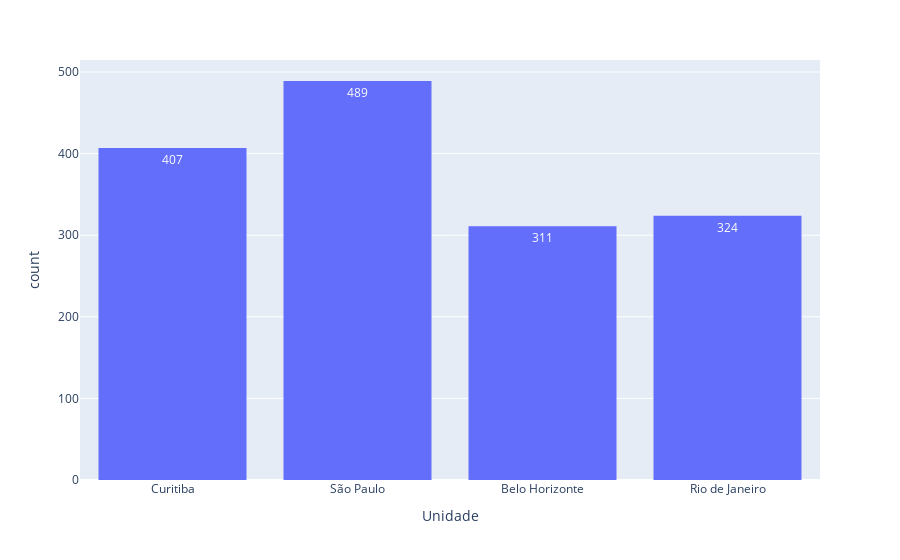
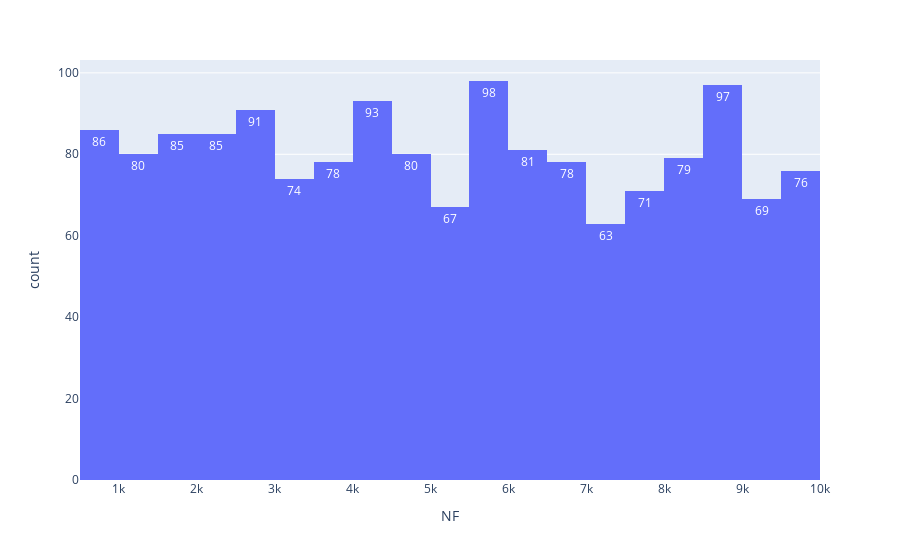
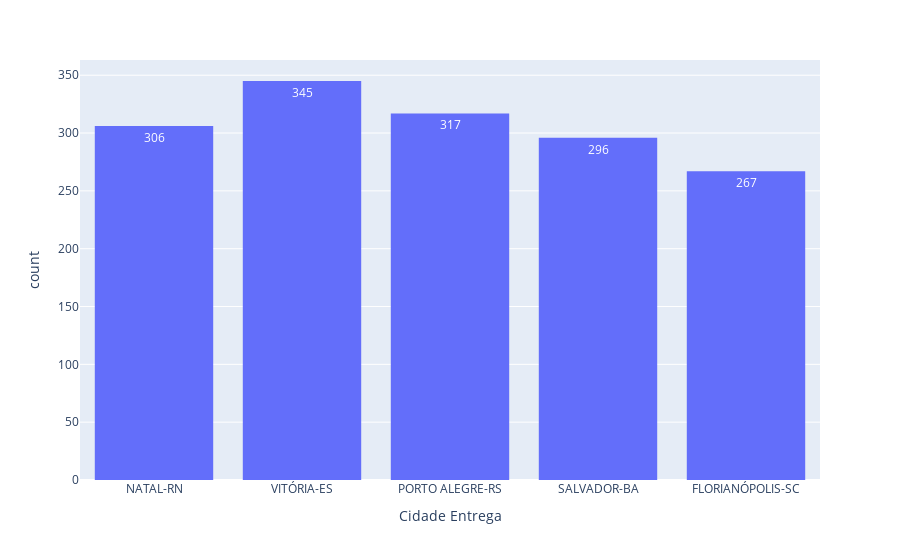
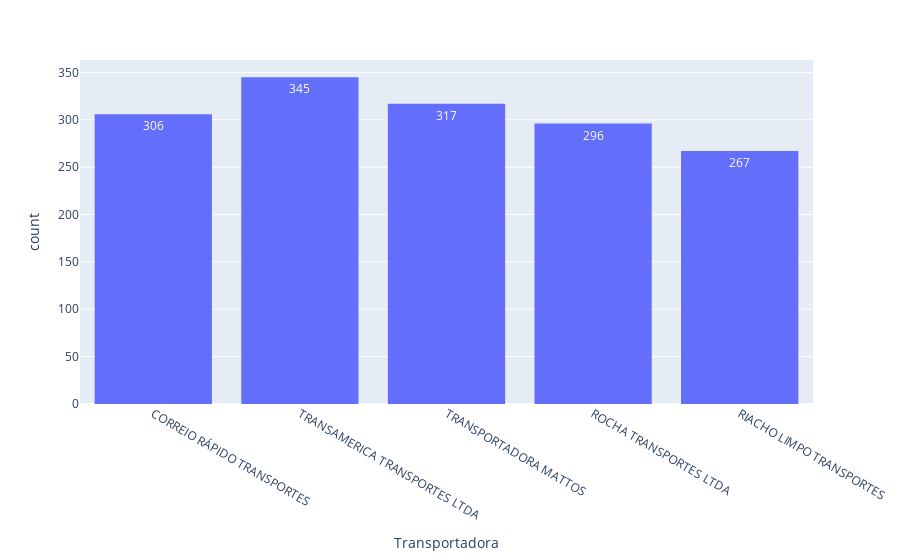

Source (notebook cell) for these figures, in order:
### Code cell
import pandas as p

t = p.read_excel('DASHBOARD AULA PRÁTICA.xlsx', sheet_name='BD')
display(t)
print(t.info())

import plotly.express as px

for c in t.columns:
    graf = px.histogram(t, x=c, text_auto=True)
    graf.show()

### Figure 1 — Plotly figure (JSON) as saved in the notebook; plotly's stock layout.template omitted (floating-point values rounded to 4 significant figures; data arrays with more than 128 entries replaced by an {"elided": "..."} marker saying what was removed)
{"data": [{"alignmentgroup": "True", "bingroup": "x", "hovertemplate": "Unidade=%{x}<br>count=%{y}<extra></extra>", "legendgroup": "", "marker": {"color": "#636efa", "pattern": {"shape": ""}}, "name": "", "offsetgroup": "", "orientation": "v", "showlegend": false, "texttemplate": "%{value}", "type": "histogram", "x": {"elided": "1531 str values"}, "xaxis": "x", "yaxis": "y"}], "layout": {"barmode": "relative", "legend": {"tracegroupgap": 0}, "margin": {"t": 60}, "xaxis": {"anchor": "y", "domain": [0, 1], "title": {"text": "Unidade"}}, "yaxis": {"anchor": "x", "domain": [0, 1], "title": {"text": "count"}}}}

### Figure 2 — Plotly figure (JSON) as saved in the notebook; plotly's stock layout.template omitted (floating-point values rounded to 4 significant figures; data arrays with more than 128 entries replaced by an {"elided": "..."} marker saying what was removed)
{"data": [{"alignmentgroup": "True", "bingroup": "x", "hovertemplate": "NF=%{x}<br>count=%{y}<extra></extra>", "legendgroup": "", "marker": {"color": "#636efa", "pattern": {"shape": ""}}, "name": "", "offsetgroup": "", "orientation": "v", "showlegend": false, "texttemplate": "%{value}", "type": "histogram", "x": {"elided": "1531 int values"}, "xaxis": "x", "yaxis": "y"}], "layout": {"barmode": "relative", "legend": {"tracegroupgap": 0}, "margin": {"t": 60}, "xaxis": {"anchor": "y", "domain": [0, 1], "title": {"text": "NF"}}, "yaxis": {"anchor": "x", "domain": [0, 1], "title": {"text": "count"}}}}

### Figure 3 — Plotly figure (JSON) as saved in the notebook; plotly's stock layout.template omitted (floating-point values rounded to 4 significant figures; data arrays with more than 128 entries replaced by an {"elided": "..."} marker saying what was removed)
{"data": [{"alignmentgroup": "True", "bingroup": "x", "hovertemplate": "Cidade Entrega=%{x}<br>count=%{y}<extra></extra>", "legendgroup": "", "marker": {"color": "#636efa", "pattern": {"shape": ""}}, "name": "", "offsetgroup": "", "orientation": "v", "showlegend": false, "texttemplate": "%{value}", "type": "histogram", "x": {"elided": "1531 str values"}, "xaxis": "x", "yaxis": "y"}], "layout": {"barmode": "relative", "legend": {"tracegroupgap": 0}, "margin": {"t": 60}, "xaxis": {"anchor": "y", "domain": [0, 1], "title": {"text": "Cidade Entrega"}}, "yaxis": {"anchor": "x", "domain": [0, 1], "title": {"text": "count"}}}}

### Figure 4 — Plotly figure (JSON) as saved in the notebook; plotly's stock layout.template omitted (floating-point values rounded to 4 significant figures; data arrays with more than 128 entries replaced by an {"elided": "..."} marker saying what was removed)
{"data": [{"alignmentgroup": "True", "bingroup": "x", "hovertemplate": "Transportadora=%{x}<br>count=%{y}<extra></extra>", "legendgroup": "", "marker": {"color": "#636efa", "pattern": {"shape": ""}}, "name": "", "offsetgroup": "", "orientation": "v", "showlegend": false, "texttemplate": "%{value}", "type": "histogram", "x": {"elided": "1531 str values"}, "xaxis": "x", "yaxis": "y"}], "layout": {"barmode": "relative", "legend": {"tracegroupgap": 0}, "margin": {"t": 60}, "xaxis": {"anchor": "y", "domain": [0, 1], "title": {"text": "Transportadora"}}, "yaxis": {"anchor": "x", "domain": [0, 1], "title": {"text": "count"}}}}
